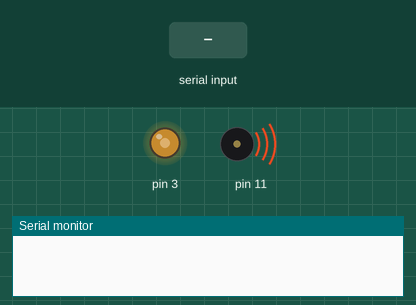
The sketch below on a simulated Arduino Uno, built with avr-gcc and run on an emulated ATmega328P. Parts: output pins drawn as LEDs (lit = HIGH), buzzer (waves = sounding), the last lines printed to the serial monitor. The test bench sets the inputs (shaded band). Pins used as bus, display or sensor lines are not drawn.

Above: at 1.2 s.
1.3 s: "l" received over Serial
At 2.5 s:
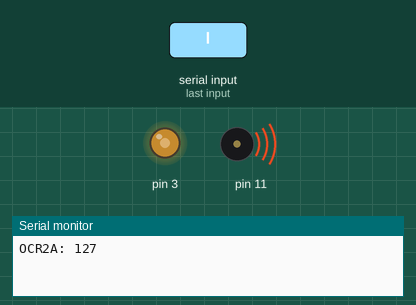
2.8 s: "f" received over Serial
At 3.8 s:
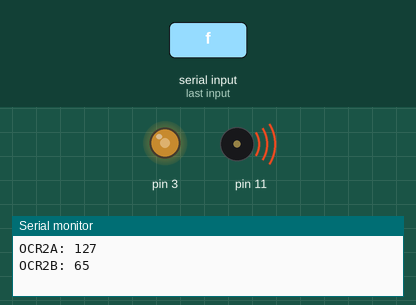
Timing chart, 0 to 5.8 s (numbered marks = the images above; inputs shaded):
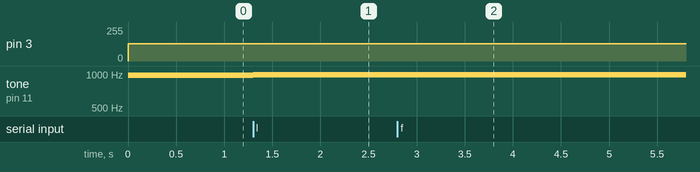

Measured:
- after the input at 1.3 s, pin 3: 128/255 → 129/255 at once; tone on pin 11: 977 Hz → 984 Hz at once
- after the input at 2.8 s, pin 3: 129/255 → 131/255 at once

The sketch:

ATMegaPWMTest.ino
```cpp
// This sketch explores PWM frequency and duty cycle control by modifying
// the ATMega328 Timer 2 configuration registers.
// See https://www.arduino.cc/en/Tutorial/SecretsOfArduinoPWM
//
// Serial input (using keys f,s,h,l) controls the PWM parameters.
// This works well for real-time tuning of PWM input to stepper motor drivers.
// Or, just modify OCR2A,B and re-flash.
//
// Below, Timer 2 is configured for phase-correct (count-up-count-down) PWM
// mode, with variable PWM frequency.
// With the WGM22 and COM2A0 bits set, OC2A toggles based on the OCR2A value.
// Pin 11 frequency and duty cycle:
// f = 16MHz / 64 / (2*OCR2A) / 2
// d = 50% (fixed)
// Pin 3:
// f = 16MHz / 64 / OCR2A / 2
// d = OCR2B/OCR2A
//
// For a 500 Hz square wave on pin 3 (and 250 Hz on pin 11), use
// OCR2A = 250 and OCR2B = 125.
//

int incomingByte = 0; // for incoming serial data

void setup()
{
  Serial.begin(115200);

  pinMode(3, OUTPUT);
  pinMode(11, OUTPUT);

  TCCR2A = (1 << WGM20) | (1 << COM2A0) | (1 << COM2B1);
  TCCR2B |= (1 << CS22);   // Prescale to F_CPU/64 (datasheet table 18-9)
  TCCR2B |= (1 << WGM22);  // Toggle OC2A on compare match (table 18-4)

  OCR2A = 128;
  OCR2B = 64;

  // Alternative Timer 2 configuration - fixed PWM frequency, variable duty cycle.
  // PWM frequency is 16MHz/64/(2*255) = 490.196 Hz
  // Duty cycle is varied by OCR2A (pin 11) or OCR2B (pin3)
  // TCCR2A |= (1 << WGM20);  // Set to phase-correct PWM mode (table 18-8)
  // TCCR2B |= (1 << CS22);   // Prescale to F_CPU/64 (table 18-9)
  // TCCR2A |= (1 << COM2A1); // Set OC2A behavior (table 18-4)
  // TCCR2A |= (1 << COM2B1); // Set OC2B behavior (table 18-7)

  // Output compare registers control PWM duty cycles - initialize to half max
  // OCR2A = 128; // pin 11
  // OCR2B = 128; // pin 3
}

void loop()
{
  if (Serial.available() > 0)
  {
    incomingByte = Serial.read();

    if (incomingByte == 104) // h - make OCR2A higher (PWM frequency lower)
    {
      OCR2A = OCR2A < 255 ? OCR2A + 1 : 255;
      Serial.print("OCR2A: ");
      Serial.println(OCR2A);
    }
    if (incomingByte == 108) // l - make OCR2A lower (PWM frequency higher)
    {
      OCR2A = OCR2A > 0 ? OCR2A - 1 : 0;
      Serial.print("OCR2A: ");
      Serial.println(OCR2A);
    }

    if (incomingByte == 102) // f - make pulse fatter
    {
      OCR2B = OCR2B < 255 ? OCR2B + 1 : 255;
      Serial.print("OCR2B: ");
      Serial.println(OCR2B);
    }
    if (incomingByte == 115) // s - make pulse skinnier
    {
      OCR2B = OCR2B > 0 ? OCR2B - 1 : 0;
      Serial.print("OCR2B: ");
      Serial.println(OCR2B);
    }

  }
}
```
